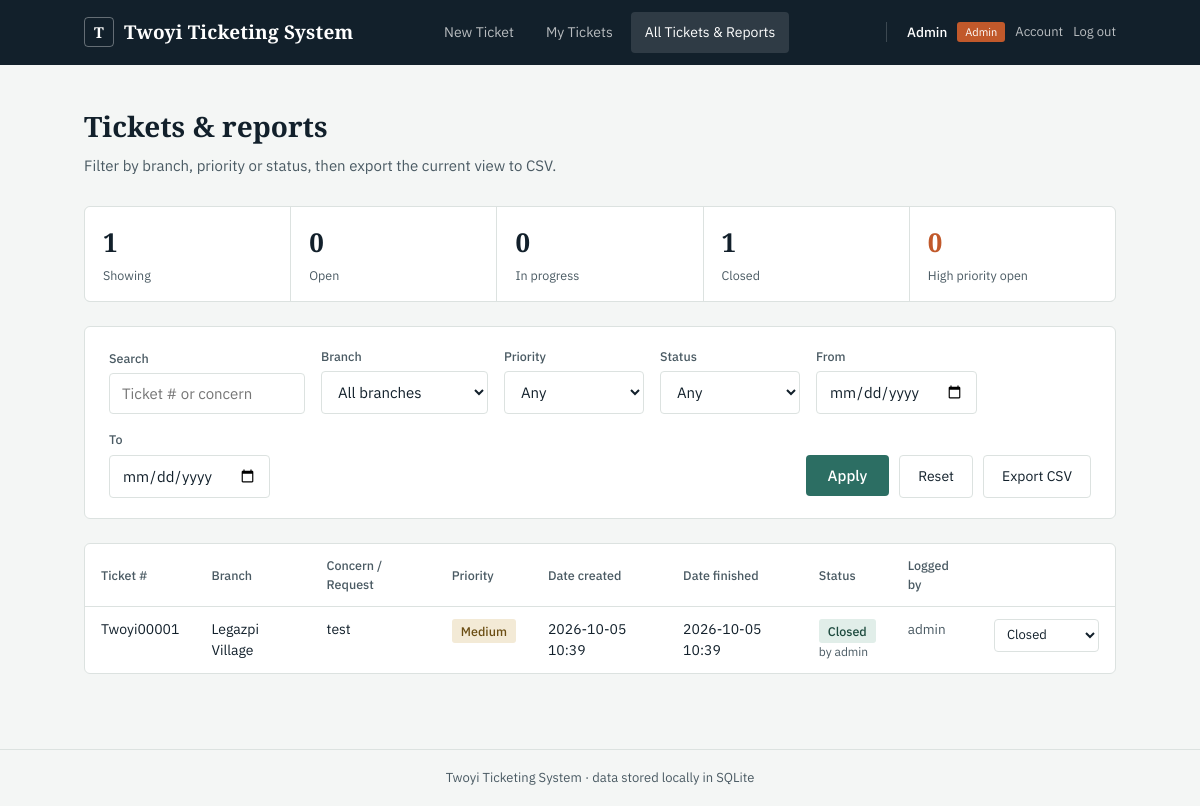
Screenshot of /tickets (signed in) with the database file from the repository.
### tables this page shows
CREATE TABLE tickets (
                id INTEGER PRIMARY KEY AUTOINCREMENT,
                ticket_number TEXT NOT NULL,
                branch TEXT NOT NULL,
                concern TEXT NOT NULL,
                priority TEXT NOT NULL,
                date_created TEXT NOT NULL,
                date_finished TEXT,
                status TEXT NOT NULL DEFAULT 'Open',
                created_by TEXT NOT NULL DEFAULT '',
                closed_by TEXT NOT NULL DEFAULT ''
            );

### app.py (the view)
@app.route("/tickets", methods=["GET"])
@admin_required
def tickets_report():
    all_tickets = sheets.get_all_tickets()
    filtered = _apply_filters(all_tickets, request.args)
    summary = {
        "total": len(filtered),
        "open": sum(1 for t in filtered if t.get("Status") == "Open"),
        "in_progress": sum(1 for t in filtered if t.get("Status") == "In Progress"),
        "closed": sum(1 for t in filtered if t.get("Status") == "Closed"),
        "high_priority_open": sum(
            1 for t in filtered
            if t.get("Priority") == "High" and t.get("Status") != "Closed"
        ),
    }
    return render_template(
        "tickets.html",
        tickets=filtered,
        branches=sheets.BRANCHES,
        priorities=sheets.PRIORITIES,
        statuses=sheets.STATUSES,
        args=request.args,
        summary=summary,
    )

### app.py (called while the page is built)
@app.context_processor
def inject_globals():
    return {
        "app_title": APP_TITLE,
        "smtp_on": smtp_configured(),
        "current_user": {
            "username": session.get("username"),
            "display_name": session.get("display_name"),
            "role": session.get("role"),
            "email": session.get("email"),
        } if session.get("username") else None,
    }

def admin_required(view):
    @wraps(view)
    def wrapped(*args, **kwargs):
        if not session.get("username"):
            return redirect(url_for("login", next=request.path))
        if session.get("role") != "admin":
            flash("That page is for admin accounts only.", "error")
            return redirect(url_for("new_ticket_form"))
        return view(*args, **kwargs)
    return wrapped

def smtp_configured() -> bool:
    return bool(os.environ.get("SMTP_HOST"))

### db.py (called while the page is built)
@contextmanager
def _connect():
    conn = sqlite3.connect(DB_FILE)
    conn.row_factory = sqlite3.Row
    try:
        yield conn
        conn.commit()
    finally:
        conn.close()

def _row_to_dict(row: sqlite3.Row) -> dict:
    return {
        "ID": row["id"],
        "Ticket Number": row["ticket_number"],
        "Branch": row["branch"],
        "Concern/Request": row["concern"],
        "Priority": row["priority"],
        "Date Created": row["date_created"],
        "Date Finished": row["date_finished"] or "",
        "Status": row["status"],
        "Created By": row["created_by"] or "",
        "Closed By": row["closed_by"] or "",
    }

def get_all_tickets() -> list[dict]:
    with _connect() as conn:
        rows = conn.execute(
            "SELECT * FROM tickets ORDER BY id DESC"
        ).fetchall()
    return [_row_to_dict(r) for r in rows]

### templates/tickets.html (shortened to what this page needs)
{% extends "base.html" %}
{% block content %}
<div class="page-head">
  <h1>Tickets &amp; reports</h1>
  <p class="page-sub">Filter by branch, priority or status, then export the current view to CSV.</p>
</div>
<div class="stat-row">
  <div class="stat"><span class="stat-num">{{ summary.total }}</span><span class="stat-label">Showing</span></div>
  <div class="stat"><span class="stat-num">{{ summary.open }}</span><span class="stat-label">Open</span></div>
  <div class="stat"><span class="stat-num">{{ summary.in_progress }}</span><span class="stat-label">In progress</span></div>
  <div class="stat"><span class="stat-num">{{ summary.closed }}</span><span class="stat-label">Closed</span></div>
  <div class="stat stat-flag"><span class="stat-num">{{ summary.high_priority_open }}</span><span class="stat-label">High priority open</span></div>
</div>
<form class="card filters" method="get" action="{{ url_for('tickets_report') }}">
  <div class="filter-field">
    <label for="q">Search</label>
    <input type="text" id="q" name="q" value="{{ args.q or '' }}" placeholder="Ticket # or concern">
  </div>
  <div class="filter-field">
    <label for="branch">Branch</label>
    <select id="branch" name="branch">
      <option value="">All branches</option>
    </select>
  </div>
  <div class="filter-field">
    <label for="priority">Priority</label>
    <select id="priority" name="priority">
      <option value="">Any</option>
    </select>
  </div>
  <div class="filter-field">
    <label for="status">Status</label>
    <select id="status" name="status">
      <option value="">Any</option>
    </select>
  </div>
  <div class="filter-field">
    <label for="from">From</label>
    <input type="date" id="from" name="from" value="{{ args.get('from', '') }}">
  </div>
  <div class="filter-field">
    <label for="to">To</label>
    <input type="date" id="to" name="to" value="{{ args.get('to', '') }}">
  </div>
  <div class="filter-actions">
    <button type="submit" class="btn-primary">Apply</button>
    <a class="btn-ghost" href="{{ url_for('tickets_report') }}">Reset</a>
    <a class="btn-ghost" href="{{ url_for('export_csv', **args) }}">Export CSV</a>
  </div>
</form>
<div class="table-wrap">
  <table class="report">
    <thead>
      <tr>
        <th>Ticket #</th>
        <th>Branch</th>
        <th>Concern / Request</th>
        <th>Priority</th>
        <th>Date created</th>
        <th>Date finished</th>
        <th>Status</th>
        <th>Logged by</th>
        <th></th>
      </tr>
    </thead>
    <tbody>
      {% for t in tickets %}
      <tr>
        <td class="mono">{{ t['Ticket Number'] }}</td>
        <td>{{ t['Branch'] }}</td>
        <td class="concern-cell">{{ t['Concern/Request'] }}</td>
        <td><span class="badge badge-{{ t['Priority']|lower }}">{{ t['Priority'] }}</span></td>
        <td>{{ t['Date Created'] }}</td>
        <td>{{ t['Date Finished'] or '—' }}</td>
        <td>
          <span class="status status-{{ t['Status']|lower|replace(' ', '-') }}">{{ t['Status'] }}</span>
          {% if t['Status'] == 'Closed' and t['Closed By'] %}<div class="muted small">by {{ t['Closed By'] }}</div>{% endif %}
        </td>
        <td class="muted">{{ t['Created By'] or '—' }}</td>
        <td><div class="actions-cell">
          <form method="post" action="{{ url_for('update_status', ticket_id=t['ID']) }}" class="status-form">
            <select name="status" onchange="this.form.submit()" aria-label="Change status">
              {% for s in statuses %}
                <option value="{{ s }}" {% if t['Status'] == s %}selected{% endif %}>{{ s }}</option>
              {% endfor %}
            </select>
          </form>
        </div>
        </td>
      </tr>
      {% else %}
      <tr>
        <td colspan="9" class="empty-row">No tickets match these filters yet.</td>
      </tr>
      {% endfor %}
    </tbody>
  </table>
</div>
{% endblock %}

### templates/base.html (shortened to what this page needs)
<!DOCTYPE html>
<html lang="en">
<head>
<link rel="stylesheet" href="{{ url_for('static', filename='style.css') }}">
</head>
<body>
<header class="topbar">
  <div class="topbar-inner">
    <a class="brand" href="{{ url_for('new_ticket_form') }}">
      <span class="brand-mark">T</span>
      <span class="brand-name">{{ app_title }}</span>
    </a>
    {% if current_user %}
    <nav class="tabs">
      <a href="{{ url_for('new_ticket_form') }}"
         class="tab {% if request.endpoint == 'new_ticket_form' %}active{% endif %}">New Ticket</a>
      <a href="{{ url_for('my_tickets') }}"
         class="tab {% if request.endpoint == 'my_tickets' %}active{% endif %}">My Tickets</a>
      {% if current_user.role == 'admin' %}
      <a href="{{ url_for('tickets_report') }}"
         class="tab {% if request.endpoint == 'tickets_report' %}active{% endif %}">All Tickets &amp; Reports</a>
      {% endif %}
    </nav>
    <div class="user-menu">
      <span class="user-name">{{ current_user.display_name }}</span>
      <span class="role-pill role-{{ current_user.role }}">{{ current_user.role }}</span>
      <a href="{{ url_for('account') }}" class="user-link">Account</a>
      <a href="{{ url_for('logout') }}" class="user-link">Log out</a>
    </div>
    {% endif %}
  </div>
</header>
<main class="page">
  {% block content %}{% endblock %}
</main>
<footer class="foot">
  <span>Twoyi Ticketing System &middot; data stored locally in SQLite</span>
</footer>
</body>
</html>

### rows the page displays
tickets: ticket_number "Twoyi00001", Branch "Legazpi Village", concern "test", Priority "Medium", date_created "2026-10-05 10:39", date_finished "2026-10-05 10:39", Status "Closed", closed_by "admin", created_by "admin", status "Closed"

### other values shown
{{ app_title }} "Twoyi Ticketing System"
{{ current_user.display_name }} "Admin"
{{ current_user.role }} "Admin"
{{ summary.total }} "1"
{{ summary.open }} "0"
{{ summary.in_progress }} "0"
{{ summary.closed }} "1"
{{ summary.high_priority_open }} "0"
